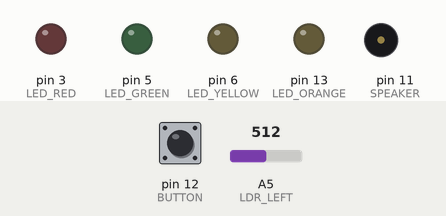
This sketch was run on a simulated Arduino Uno, built with avr-gcc and run on an emulated ATmega328P. On the bench: output pins drawn as LEDs (lit = HIGH), buzzer (waves = sounding). The test bench sets the inputs (shaded band); at power-on: pin 12 (BUTTON) HIGH, A5 (LDR_LEFT) = 512.

Above: at 1.0 s.
1.1 s: pin 12 (BUTTON) pulled LOW for 0.15 s
At 1.25 s:
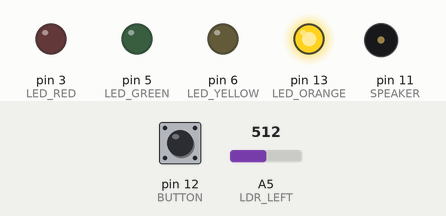
4.1 s: A5 (LDR_LEFT) set to 0
At 4.1 s:
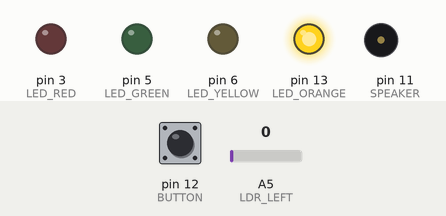
5.6 s: A5 (LDR_LEFT) set to 122
At 5.85 s:
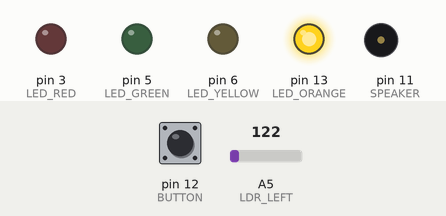
Timing chart, 0 to 14.6 s (numbered marks = the images above; inputs shaded):
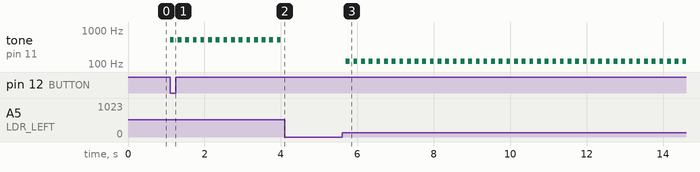

The sketch:

LightHarp_printshield.ino
```cpp
/*
 Printshield example code

 Author: Carlos Garcia Saura
 July 2012
 */

// --- PIN DEFINITIONS ---

#define LED_RED 3      // LED Lights
#define LED_GREEN 5
#define LED_YELLOW 6
#define LED_ORANGE 13

#define BUTTON 12

#define LDR_LEFT A5   // Pins for the light sensors
#define LDR_RIGHT A4

#define IR_1 A0       // Pins for the line sensor (four CNY70)
#define IR_2 A1       // IR_1 right, IR_4 left
#define IR_3 A2
#define IR_4 A3

#define ULTRASONIC_TRIG 2 // Pins for the ultrasonic distance sensor
#define ULTRASONIC_ECHO 4

#define SPEAKER 11


// --- ULTRASONIC SENSOR ---

// Function for initiating the pins used by the ultrasonic distance sensor
void init_pins_distance_sensor() {
  pinMode(ULTRASONIC_ECHO, INPUT);
  pinMode(ULTRASONIC_TRIG, OUTPUT);

  // Trigger pin is set low to avoid innecesary measurements
  digitalWrite(ULTRASONIC_TRIG, LOW);
}

// Function for reading the distance read by the ultrasonic sensor
// Returned value is in centimeters
int read_distance() {
  long duration;

  //This triggers the measurement
  digitalWrite(ULTRASONIC_TRIG, HIGH);
  delayMicroseconds(10);
  digitalWrite(ULTRASONIC_TRIG, LOW);

  //We receive the distance as a pulse length
  duration = pulseIn(ULTRASONIC_ECHO,HIGH);

  //Returns the distance in centimeters.
  return duration /29 / 2 ; //use "74 / 2" for inches
}


// --- LEDs ---

// Function for initiating the pins used by the LEDs
void init_LED_pins() {
  pinMode(LED_RED,OUTPUT);
  pinMode(LED_GREEN,OUTPUT);
  pinMode(LED_YELLOW,OUTPUT);
  pinMode(LED_ORANGE,OUTPUT);
}


// --- BUTTON ---

// Function for initiating the pin used by the button
void init_button_pin() {
  pinMode(BUTTON,INPUT);

  digitalWrite(BUTTON, HIGH); // Enable internal pull-up resistor
}

// Function for reading the button value
// Returns 1 if the button is being pressed, 0 if it is not
int button_is_pressed() {
  return !digitalRead(BUTTON);
}

void wait_until_button_is_pressed() {
  while( button_is_pressed() == 0 ) delay(100);
}

void setup() {
  // Pin initialization
  init_pins_distance_sensor();
  init_LED_pins();
  init_button_pin();

  // Wait until the button is pressed
  while( button_is_pressed() == 0 ) {
    delay(100);
  }

  // We turn on the ORANGE LED so we know our program is running
  digitalWrite(LED_ORANGE, HIGH);
}


/// WRITE YOUR CODE HERE ///
void loop() { // The loop function runs forever
  int light = analogRead(LDR_LEFT);

  // Generates an audio tone based on the received light
  tone(SPEAKER, light);

  // Waits for 1/10th second
  delay(100);

  noTone(SPEAKER);

  // Waits for 1/10th second
  delay(100);
}
```

Measured:
- after the input at 1.1 s, pin 13 (LED_ORANGE): LOW → HIGH at once; tone on pin 11 (SPEAKER): alternates 512 Hz for 0.10 s and silent for 0.10 s, starting at once
- after the input at 4.1 s, tone on pin 11 (SPEAKER): stops changing and stays silent
- after the input at 5.6 s, tone on pin 11 (SPEAKER): alternates 122 Hz for 0.10 s and silent for 0.10 s, starting after 0.10 s
